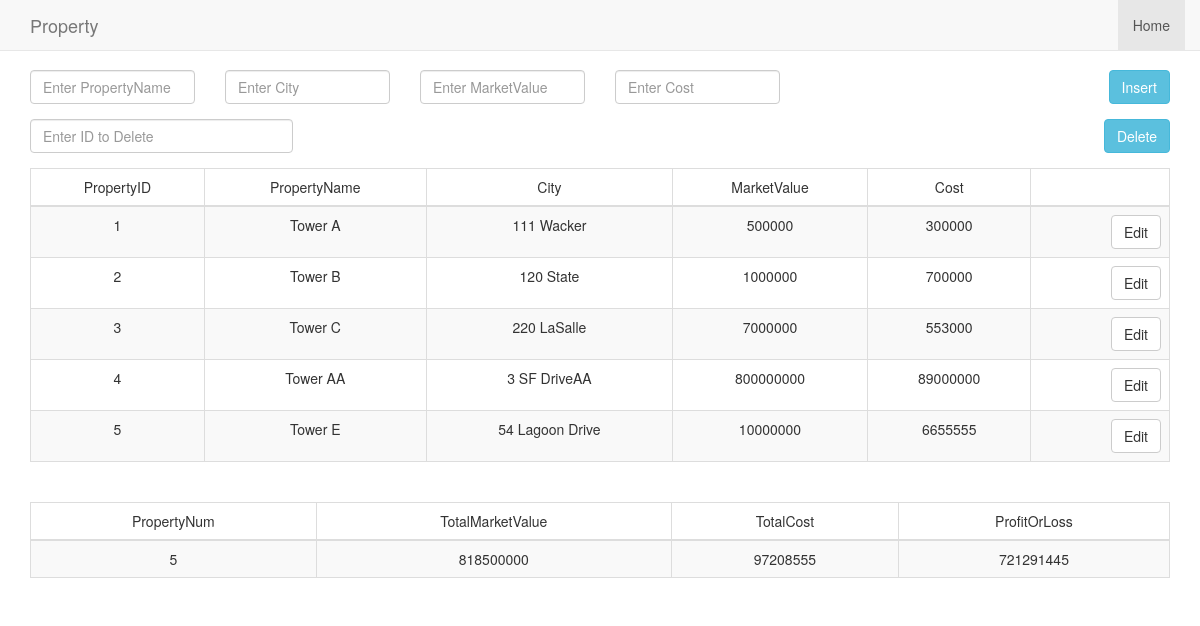
The app's page /task2, older data.
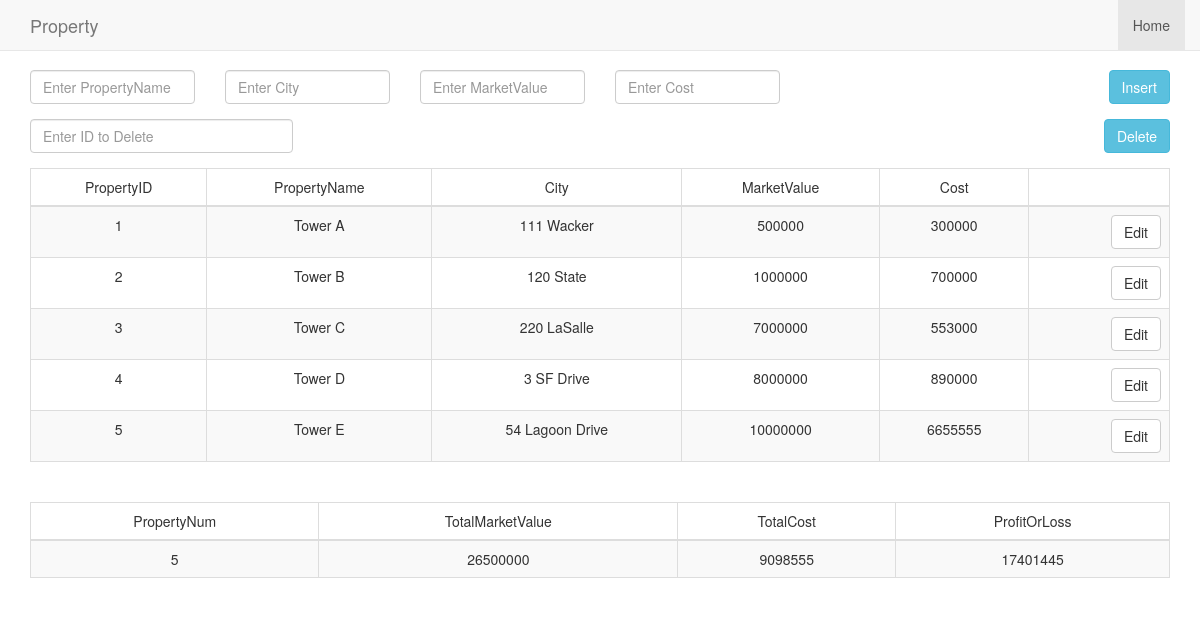
The same page, newer data.
### tables this page shows
CREATE TABLE `Property` (
	`PropertyID`	INTEGER NOT NULL PRIMARY KEY AUTOINCREMENT,
	`PropertyName`	TEXT,
	`City`	TEXT,
	`MarketValue`	NUMERIC,
	`Cost`	NUMERIC
);

### run.py (the view)
@app.route('/task2')
def task2():
	try:
		con = sql.connect("Database.db")
		con.row_factory = sql.Row
		cur1 = con.cursor()
		cur1.execute("select * from Property")
		Query1 = cur1.fetchall();
		cur2 = con.cursor()
		cur2.execute("select Count(*)as PropertyNum, SUM(MarketValue)as TotalMarketValue, SUM(Cost) as TotalCost, (SUM(MarketValue) - SUM(Cost)) as ProfitOrLoss from Property")
		Query2 = cur2.fetchall()
	except Error as e:
		print(e)
	finally:
		return render_template("tabular.html", Query1 = Query1, Query2 = Query2)

### templates/tabular.html (shortened to what the changed rows need)
<!doctype html>
<html>
<head>
   <link href="http://maxcdn.bootstrapcdn.com/bootstrap/3.3.5/css/bootstrap.min.css" rel="stylesheet"/>
   <body>
      <div class="container">
         <div class="container-fluid">
            <div class="row">
              <div class="col-6 align-self-center">
                  <table class = "table table-bordered table-striped text-center" border = 1>
                     <thead>
                        <td>PropertyID</td>
                        <td>PropertyName</td>
                        <td>City</td>
                        <td>MarketValue</td>
                        <td>Cost</td>
                        <td></td>
                     </thead>
                     {% for row in Query1 %}
                        <tr>
                           <td>{{row["PropertyID"]}}</td>
                           <td>{{row["PropertyName"]}}</td>
                           <td> {{row["City"]}}</td>
                           <td>{{row['MarketValue']}}</td>
                           <td>{{row['Cost']}}</td>
                           <td><a href="task3_edit/{{row["PropertyID"]}}" class="btn btn-default pull-right">Edit</a></td>
                        </tr>
                     {% endfor %}
                  </table>
                  <br>
                  <table class = "table table-bordered table-striped text-center" border = 1>
                     <thead>
                        <td>PropertyNum</td>
                        <td>TotalMarketValue</td>
                        <td>TotalCost</td>
                        <td>ProfitOrLoss</td>
                     </thead>
                     {% for row in Query2 %}
                        <tr>
                           <td>{{row["PropertyNum"]}}</td>
                           <td>{{row["TotalMarketValue"]}}</td>
                           <td> {{ row["TotalCost"]}}</td>
                           <td>{{row['ProfitOrLoss']}}</td>
                        </tr>
                     {% endfor %}
                  </table>
               </div>
            </div>
         </div>
      </div>
   </body>
</html>

Row changes from the older to the newer data that the page shows:
changed Property id 4: PropertyName "Tower AA" → "Tower D"; City "3 SF DriveAA" → "3 SF Drive"; MarketValue "800000000" → "8000000"; Cost "89000000" → "890000"
Text that changed along with them:
new list line: "5 26500000 9098555 17401445"
list line gone: "5 818500000 97208555 721291445"
